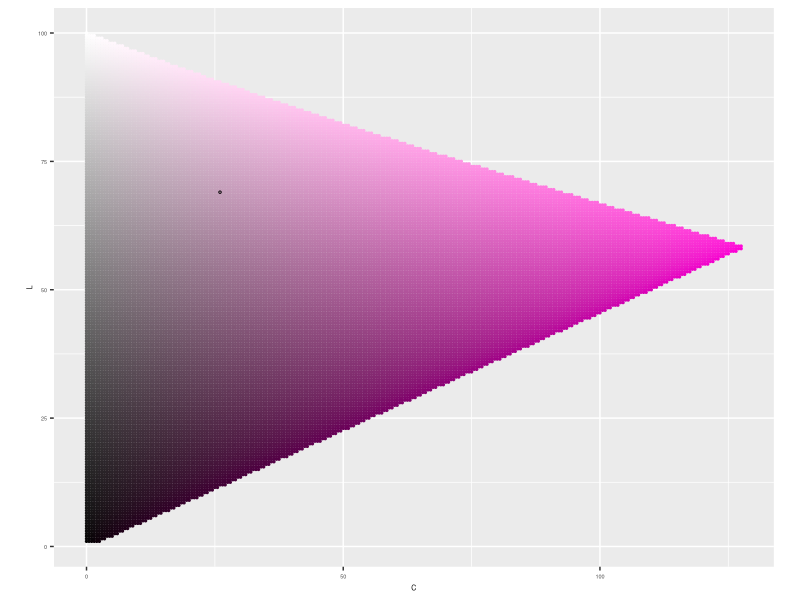
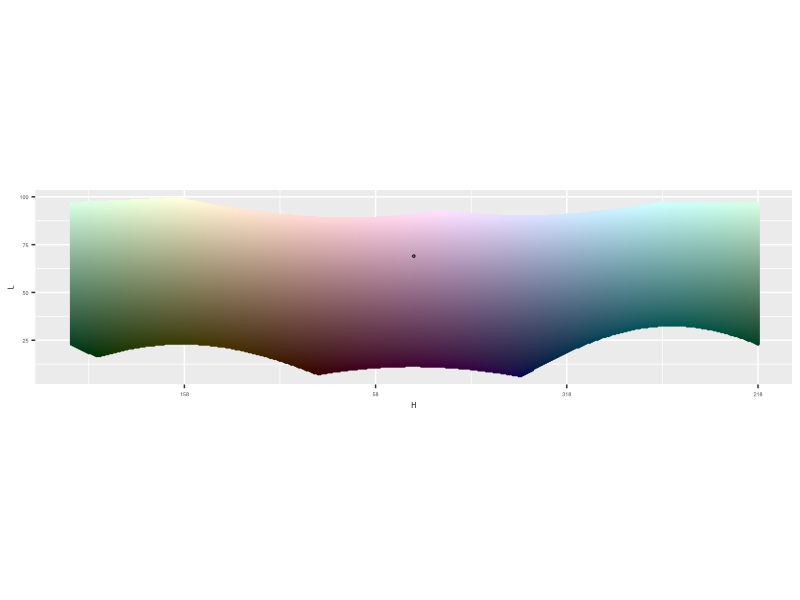
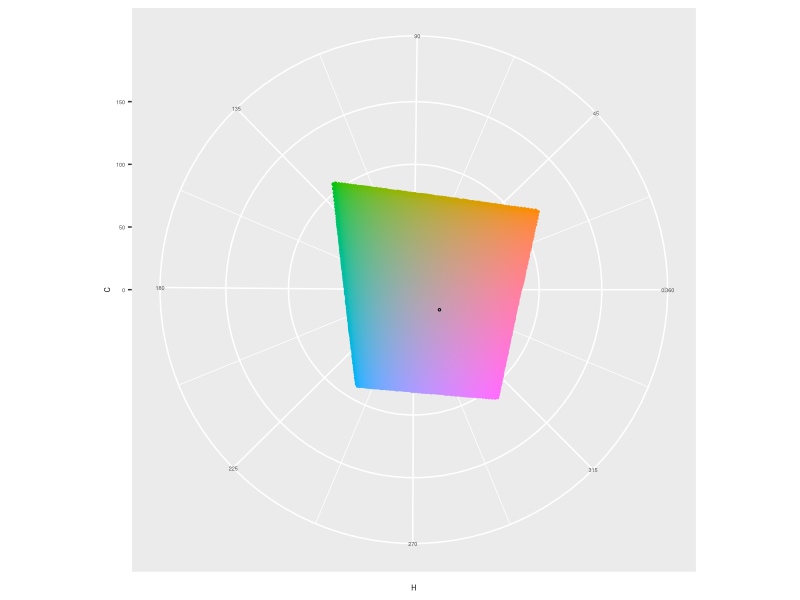
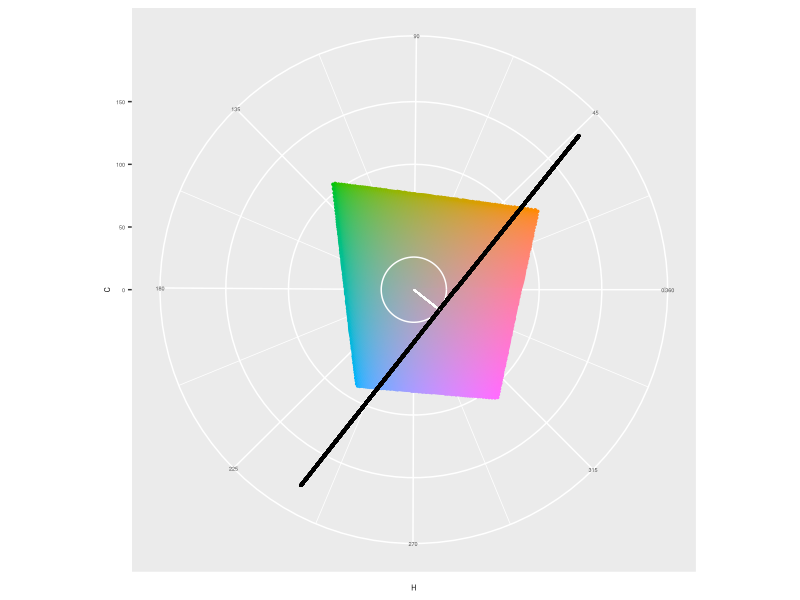
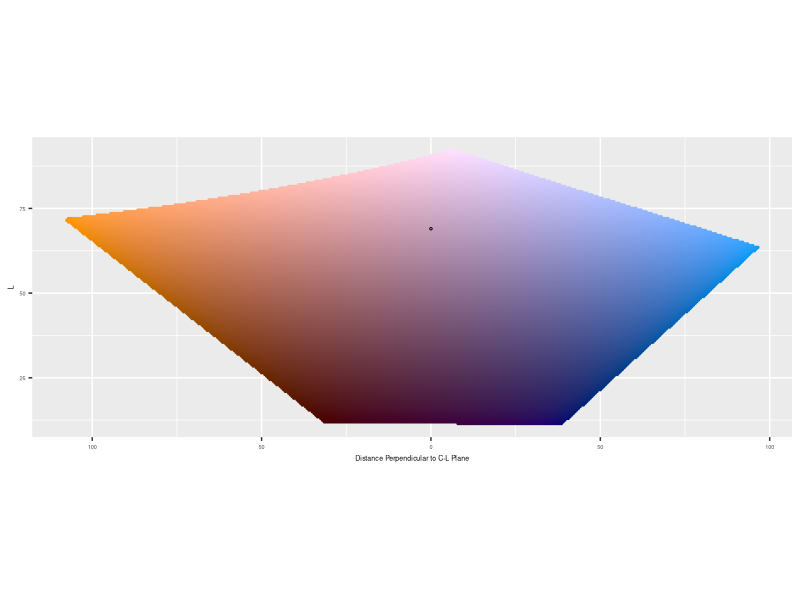
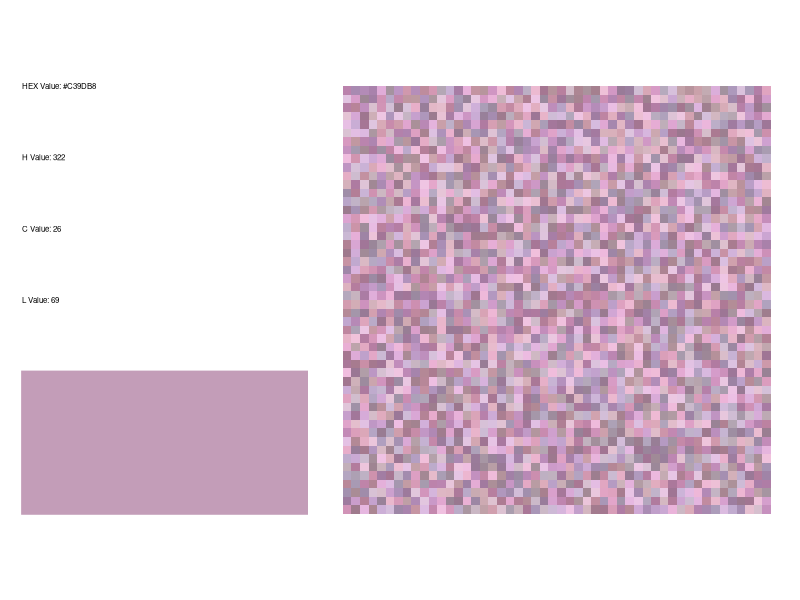
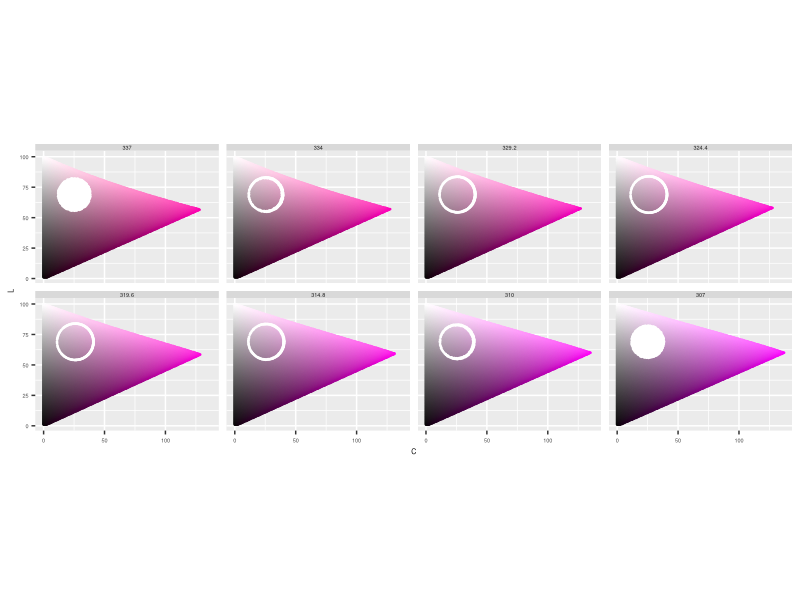
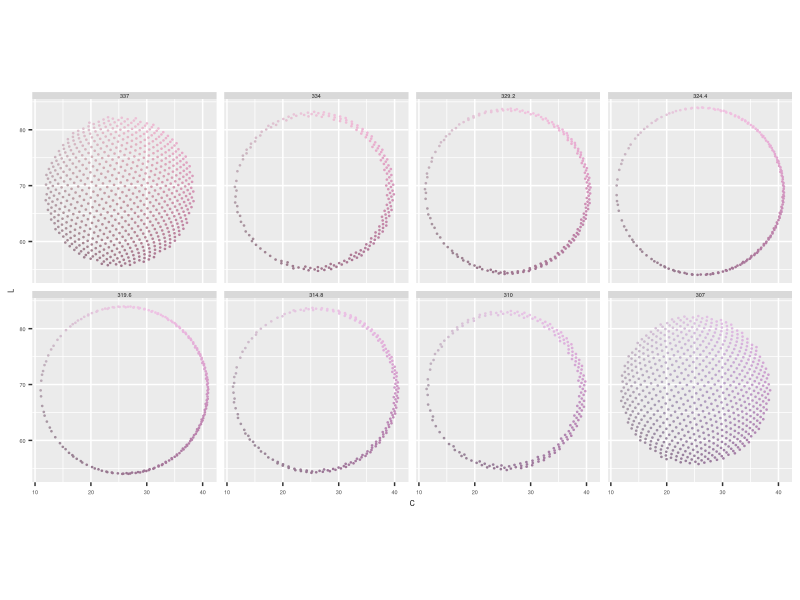

The R source for these figures, in order: (Note: a time limit stopped this script after it produced the figures.)
##---------
# Libraries
##---------
library(tidyverse)
library(patchwork)
library(colorspace)

##------------
# Pick a color
##------------
H_point <- 322
C_point <- 26
L_point <- 69

color_hex <- hcl(H_point, 
                 C_point, 
                 L_point,
                 fixup = FALSE)

##--------------------------------
# See color in H, C, L color space 
##--------------------------------
# C-L Plane ----
get_C_L_plane <- function(H_point) {
  expand_grid(H = H_point,
              C = seq(0, 180, .5),
              L = seq(1, 100, .5)) %>%
    mutate(color_value = hcl(H, C, L, fixup = FALSE)) %>%
    filter(!is.na(color_value))
}
C_L_plane <- get_C_L_plane(H_point)

graph_C_L_plane <- function(C_L_plane, color_hex) {
  ggplot() +
    geom_point(data = C_L_plane,
               aes(C, L, color = color_value, fill = color_value),
               size = .5) +
    scale_x_continuous(labels = abs) +
    scale_color_identity() +
    scale_fill_identity() +
    geom_point(aes(x = C_point,
                   y = L_point),
               color = 'black',
               fill = color_hex,
               shape = 21,
               size = .5) +
    coord_equal() +
    theme(text = element_text(size = 5))
}
graph_C_L_plane(C_L_plane, color_hex)
ggsave(here::here("output", "color_compare", "c_l_plane.jpeg"), 
       width = 2.5, height = max(C_L_plane$L) / max(C_L_plane$C) * 2.5)

# H-L Curve ----
get_H_L_curve <- function(C_point) {
  expand_grid(H = seq(1, 360, 1),
              C = C_point,
              L = seq(1, 100, .5)) %>%
    mutate(color_value = hcl(H, C, L, fixup = FALSE)) %>%
    filter(!is.na(color_value))
}
H_L_curve <- get_H_L_curve(C_point)

label_H_center <- function(H_point, ...) {
  function(x) {(x + (180 - H_point)) %% 360}
}

graph_H_L_curve <- function(H_L_curve, color_hex, H_point) {
  ggplot() +
    geom_point(data = H_L_curve,
               aes((H + (180 - H_point)) %% 360, L, 
                   color = color_value, fill = color_value),
               size = .5) +
    scale_color_identity() +
    scale_fill_identity() +
    geom_point(aes(x = 180, # Because we rotated points to not drop over edge
                   y = L_point),
               color = 'black',
               fill = color_hex,
               shape = 21,
               size = .5) +
    scale_x_reverse('H', # Like you're standing on the inside
                    labels = label_H_center(H_point = H_point),
                    limits = c(360, 0)) +
    coord_equal() +
    theme(text = element_text(size = 5))
}
graph_H_L_curve(H_L_curve, color_hex, H_point)
ggsave(here::here("output", "color_compare", "h_l_curve.jpeg"), 
       width = 2.5, height = max(H_L_curve$L) / max(H_L_curve$H) * 2.5)

# H-C plane ----
get_H_C_plane <- function(L_point){
  expand_grid(H = seq(1, 360, 1),
              C = seq(0, 180, .5),
              L = L_point) %>%
    mutate(color_value = hcl(H, C, L, fixup = FALSE)) %>%
    filter(!is.na(color_value))
}
H_C_plane <- get_H_C_plane(L_point)

graph_H_C_plane <- function(H_C_plane, color_hex) {
  ggplot() +
    geom_point(data = H_C_plane,
               aes(H, C, color = color_value, fill = color_value),
               size = .5) +
    scale_color_identity() +
    scale_fill_identity() +
    scale_x_continuous(breaks = seq(45, 360, 45),
                       minor_breaks = seq(0, 315, 45) + 45/2,
                       labels = c('45', '90', '135', '180', 
                                  '225', '270', '315', '0|360')) +
    scale_y_continuous(limits = c(0, 180)) +
    geom_point(aes(x = H_point,
                   y = C_point),
               color = 'black',
               fill = color_hex,
               shape = 21,
               size = .5) +
    coord_polar(start = 270 * pi / 180,
                direction = -1) +
    theme(text = element_text(size = 5))
}
graph_H_C_plane(H_C_plane, color_hex)
ggsave(here::here("output", "color_compare", "h_c_plane.jpeg"), 
       width = 2.5, height = 2.5)

# C tangent plane ----
C_circle <- data.frame(H = seq(1, 360),
                       C = C_point,
                       color_value = "white")
C_tangent_plane <- expand_grid(x = C_point, # Plane perpendicular to H at C
                               perpendicular_from_C_L = 
                                 seq(-sqrt(180^2 - C_point^2), sqrt(180^2 - C_point^2)),
                               L = seq(1, 100, 1)) %>%
  mutate(x_rotate = x * cos(H_point * pi/180) -  # rotate
           perpendicular_from_C_L * sin(H_point * pi/180),
         y_rotate = x * sin(H_point * pi/180) + 
           perpendicular_from_C_L * cos(H_point * pi/180)) %>%
  mutate(x = x_rotate,
         y = y_rotate) %>%
  select(-x_rotate, -y_rotate)  %>%
  mutate(H = (atan2(y, x) * 180/pi) %% 360,
         C = sqrt(x^2 + y^2)) %>%
  mutate(color_value = "white")
ggplot(data = H_C_plane,
       aes(H, C, color = color_value, fill = color_value)) +
  geom_point(size = .5) +
  scale_color_identity() +
  scale_fill_identity() +
  scale_x_continuous(breaks = seq(45, 360, 45),
                     minor_breaks = seq(0, 315, 45) + 45/2,
                     labels = c('45', '90', '135', '180', 
                                '225', '270', '315', '0|360')) +
  scale_y_continuous(limits = c(0, 180)) +
  geom_path(data = C_circle) +
  geom_segment(x = H_point,
               y = 0,
               xend = H_point,
               yend = C_point,
               col = "white") +
  geom_point(data = C_tangent_plane, col = "black",
             size = .5) +
  geom_point(x = H_point,
             y = C_point,
             color = 'black',
             fill = color_hex,
             shape = 21,
             size = .5) +
  coord_polar(start = 270 * pi / 180,
              direction = -1) +
  theme(text = element_text(size = 5))
ggsave(here::here("output", "color_compare", "c_tangent_plane_setup.jpeg"), 
       width = 2.5, height = 2.5)

get_C_tangent_plane <- function(H_point, C_point) {
  expand_grid(x = C_point, # Plane perpendicular to H at C
              perpendicular_from_C_L = seq(-180, 180, .5),
              L = seq(1, 100, .5)) %>%
    mutate(x_rotate = x * cos(H_point * pi/180) -  # rotate
             perpendicular_from_C_L * sin(H_point * pi/180),
           y_rotate = x * sin(H_point * pi/180) + 
             perpendicular_from_C_L * cos(H_point * pi/180)) %>%
    mutate(x = x_rotate,
           y = y_rotate) %>%
    select(-x_rotate, -y_rotate)  %>%
    mutate(H = (atan2(y, x) * 180/pi) %% 360,
           C = sqrt(x^2 + y^2)) %>%
    mutate(color_value = hcl(H, C, L, fixup = FALSE)) %>%
    filter(!is.na(color_value))
}
C_tangent_plane <- get_C_tangent_plane(H_point, C_point)

graph_C_tangent_plane <- function(C_tangent_plane, color_hex) {
  ggplot() +
    geom_point(data = C_tangent_plane,
               aes(perpendicular_from_C_L, L, 
                   color = color_value, fill = color_value),
               size = .5) +
    scale_color_identity() +
    scale_fill_identity() +
    scale_x_reverse("Distance Perpendicular to C-L Plane",
                    labels = abs) +
    geom_point(aes(x = 0,
                   y = L_point),
               color = 'black',
               fill = color_hex,
               shape = 21,
               size = .5) +
    coord_equal() +
    theme(text = element_text(size = 5))
}
graph_C_tangent_plane(C_tangent_plane, color_hex)
ggsave(here::here("output", "color_compare", "c_tangent_plane.jpeg"), 
       width = 2.5, height = max(C_tangent_plane$L) /
         (max(C_tangent_plane$perpendicular_from_C_L) * 2) * 2.5)

##------------------
# x, y, L perimeter
##------------------
width <- 15
n_color <- 50 ^ 2

# http://extremelearning.com.au/how-to-evenly-distribute-points-on-a-sphere-more-effectively-than-the-canonical-fibonacci-lattice/#more-3069
get_xyl_data <- function(H_point, C_point, L_point, width, n_color) {
  data.frame(theta = 2 * pi * seq(0, n_color - 1) / ((1 + sqrt(5)) / 2),
             phi = acos(1 - 2 * (seq(0, n_color - 1) + .5) / n_color)) %>%
    mutate(x = cos(theta) * sin(phi),
           y = sin(theta) * sin(phi),
           L = cos(phi)) %>%
    mutate(x = x * width + C_point * cos(H_point * pi/180),
           y = y * width + C_point * sin(H_point * pi/180),
           L = L * width + L_point) %>%
    mutate(H = (atan2(y, x) * 180/pi) %% 360,
           C = sqrt(x^2 + y^2)) %>%
    filter(L >= 0 & L <= 100 & C >= 0) %>%
    mutate(color_value = hcl(h = H,
                             c = C,
                             l = L)) %>%
    mutate(x = C * cos(H * pi/180),
           y = C * sin(H * pi/180)) %>%
    mutate(perpendicular_from_C_L = x * sin(-H_point * pi/180) + 
             y * cos(-H_point * pi/180),
           parallel_along_C_L = x * cos(-H_point * pi/180) - 
             y * sin(-H_point * pi/180)) %>%
    mutate(row_value = sample(row_number(), n()),
           col_value = ceiling(row_value / sqrt(n_color))) %>%
    mutate(row_value = (row_value %% sqrt(n_color)) + 1) %>%
    mutate(L_cut = as.character(
      cut(L, breaks = c(-Inf, seq(L_point - width, 
                                  L_point + width, 
                                  length.out = 7), 
                        Inf),
          labels = c(L_point - width, 
                     seq(L_point - (width * .8), 
                         L_point + (width * .8), 
                         length.out = 6), 
                     L_point + width))),
      C_cut = as.character(
        cut(C,
            breaks = c(-Inf, 
                       seq(C_point - width, 
                           C_point + width, 
                           length.out = 7), 
                       Inf),
            labels = c(C_point - width, 
                       seq(C_point - (width * .8), 
                           C_point + (width * .8), 
                           length.out = 6), 
                       C_point + width))),
      H_cut = as.character(
        cut((180 - abs(abs(H - H_point) - 180)) * 
              sign(180 - abs(H - H_point)) * 
              sign(H - H_point),
            breaks = c(-Inf, 
                       seq(0 - width, 
                           0 + width, 
                           length.out = 7), 
                       Inf),
            labels = c(H_point - width, 
                       seq(H_point - (width * .8), 
                           H_point + (width * .8), 
                           length.out = 6), 
                       H_point + width) %% 360)),
      perpendicular_from_C_L_cut = as.character(
        cut(perpendicular_from_C_L,
            breaks = c(-Inf, seq(0 - width, 
                                 0 + width, 
                                 length.out = 7), 
                       Inf),
            labels = c(0 - width, 
                       seq(0 - (width * .8), 
                           0 + (width * .8), 
                           length.out = 6), 
                       0 + width))),
      parallel_along_C_L_cut = as.character(
        cut(parallel_along_C_L,
            breaks = c(-Inf, 
                       seq(C_point - width, 
                           C_point + width, 
                           length.out = 7), 
                       Inf),
            labels = c(C_point - width, 
                       seq(C_point - (width * .8), 
                           C_point + (width * .8), 
                           length.out = 6), 
                       C_point + width)))) %>%
    mutate(L_cut = as.factor(as.numeric(L_cut)),
           C_cut = as.factor(as.numeric(C_cut)),
           H_cut = as.factor(as.numeric(H_cut)),
           perpendicular_from_C_L_cut = 
             as.factor(as.numeric(perpendicular_from_C_L_cut)),
           parallel_along_C_L_cut = 
             as.factor(as.numeric(parallel_along_C_L_cut))) %>%
    mutate(H_cut = fct_expand(H_cut, 
                              as.character(c(H_point - width, 
                                             seq(H_point - (width * .8), 
                                                 H_point + (width * .8), 
                                                 length.out = 6), 
                                             H_point + width) %% 360)),
           perpendicular_from_C_L_cut = 
             fct_expand(perpendicular_from_C_L_cut,
                        as.character(c(0 - width, 
                                       seq(0 - (width * .8), 
                                           0 + (width * .8), 
                                           length.out = 6), 
                                       0 + width)))) %>%
    mutate(H_cut = fct_relevel(H_cut, 
                               as.character(c(H_point - width, 
                                              seq(H_point - (width * .8), 
                                                  H_point + (width * .8), 
                                                  length.out = 6), 
                                              H_point + width) %% 360)),
           perpendicular_from_C_L_cut = 
             fct_relevel(perpendicular_from_C_L_cut,
                         as.character(c(0 - width, 
                                        seq(0 - (width * .8), 
                                            0 + (width * .8), 
                                            length.out = 6), 
                                        0 + width)))) %>%
    mutate(H_cut = fct_rev(H_cut),
           perpendicular_from_C_L_cut = fct_rev(perpendicular_from_C_L_cut))
}

xyl <- get_xyl_data(H_point, C_point, L_point, width, n_color)

graph_info <- function(H_point, C_point, L_point) {
  color_hex <- hcl(H_point, 
                   C_point,
                   L_point,
                   fixup = FALSE)
  
  ggplot() +
    geom_rect(aes(xmin = 0, xmax = 1,
                  ymin = 0, ymax = .5), col = color_hex, fill = color_hex) +
    geom_text(data = data.frame(x = 0,
                                y = seq(1.5, .75, -.25),
                                label = c(paste("HEX Value:", color_hex), 
                                          paste("H Value:", H_point),
                                          paste("C Value:", C_point),
                                          paste("L Value:", L_point))),
              aes(x, y, label = label), hjust = 0, size = 2) +
    coord_equal() +
    theme_void()
}

graph_sample <- function(color_points) {
  ggplot(data = color_points,
         aes(x = row_value,
             y = col_value,
             fill = color_value)) +
    geom_tile() +
    coord_equal() +
    scale_fill_identity() +
    theme_void()
}

p1 <- graph_info(H_point, C_point, L_point)
p2 <- graph_sample(xyl)
p1 + p2
ggsave(here::here("output", "color_compare", "xyl_info.jpeg"), 
       width = 2.5, height = 1.5)

# C L plane by H
graph_C_L_by_H <- function(color_points) {
  ggplot(data = color_points, aes(C, L, 
                                  col = color_value, fill = color_value)) +
    geom_point(size = .25) +
    scale_color_identity() +
    scale_fill_identity() +
    facet_wrap(~ H_cut, nrow = 2) +
    coord_equal() +
    theme(text = element_text(size = 5),
          strip.text = element_text(margin = unit(c(0, 0, 0, 0), "null")))
}

get_C_L_plane_by_H <- function(color_points, H_point, width) {
  map_dfr(as.numeric(as.character(unique(color_points$H_cut))), 
          get_C_L_plane) %>%
    mutate(H_cut = as.factor(H)) %>%
    mutate(H_cut = fct_expand(H_cut, 
                              as.character(c(H_point - width, 
                                             seq(H_point - (width * .8), 
                                                 H_point + (width * .8), 
                                                 length.out = 6), 
                                             H_point + width) %% 360))) %>%
    mutate(H_cut = fct_relevel(H_cut, 
                               as.character(c(H_point - width, 
                                              seq(H_point - (width * .8), 
                                                  H_point + (width * .8), 
                                                  length.out = 6), 
                                              H_point + width) %% 360))) %>%
    mutate(H_cut = fct_rev(H_cut))
}
C_L_plane_by_H <- get_C_L_plane_by_H(xyl, H_point, width)

graph_C_L_plane_by_H <- function(C_L_plane, color_points) {
  ggplot() +
    geom_point(data = C_L_plane,
               aes(C, L, color = color_value, fill = color_value),
               size = .25) +
    geom_point(data = color_points,
               aes(C, L, color = "white", fill = "white"),
               size = .25) +
    scale_x_continuous(labels = abs) +
    scale_color_identity() +
    scale_fill_identity() +
    facet_wrap(~ H_cut, nrow = 2) +
    coord_equal() +
    theme(text = element_text(size = 5),
          strip.text = element_text(margin = unit(c(0, 0, 0, 0), "null")))
}
graph_C_L_plane_by_H(C_L_plane_by_H, xyl)
ggsave(here::here("output", "color_compare", "xyl_c_l_plane.jpeg"), 
       width = 2.5, height = 1.25)
graph_C_L_by_H(xyl)
ggsave(here::here("output", "color_compare", "xyl_c_l.jpeg"), 
       width = 2.5, height = 1.5)

# H L curve
graph_H_L_by_C <- function(color_points, H_point) {
  ggplot(data = color_points, aes((H + (180 - H_point)) %% 360, L, 
                                  color = color_value, fill = color_value)) +
    geom_point(size = .25) +
    scale_color_identity() +
    scale_fill_identity() +
    scale_x_reverse('H', # Like you're standing on the inside
                    labels = label_H_center(H_point = H_point)) +
    facet_wrap(~ C_cut, nrow = 2) +
    coord_equal() +
    theme(text = element_text(size = 5),
          strip.text = element_text(margin = unit(c(0, 0, 0, 0), "null")))
}

get_H_L_curve_by_C <- function(color_points) {
  map_dfr(as.numeric(as.character(
    unique(color_points$C_cut))), get_H_L_curve) %>%
    mutate(C_cut = as.factor(C))
}
H_L_curve_by_C <- get_H_L_curve_by_C(xyl)

graph_H_L_curve_by_C <- function(H_L_curve_by_C, color_points, H_point) {
  ggplot() +
    geom_point(data = H_L_curve_by_C,
               aes((H + (180 - H_point)) %% 360, L, 
                   color = color_value, fill = color_value),
               size = .25) +
    geom_point(data = color_points,
               aes((H + (180 - H_point)) %% 360, L, 
                   color = "white", fill = "white"),
               size = .25) +
    scale_color_identity() +
    scale_fill_identity() +
    scale_x_reverse('H', # Like you're standing on the inside
                    labels = label_H_center(H_point = H_point),
                    limits = c(360, 0)) +
    facet_wrap(~ C_cut, nrow = 2) +
    coord_equal() +
    theme(text = element_text(size = 5),
          strip.text = element_text(margin = unit(c(0, 0, 0, 0), "null")))
}
graph_H_L_curve_by_C(H_L_curve_by_C, xyl, H_point)
ggsave(here::here("output", "color_compare", "xyl_h_l_curve.jpeg"), 
       width = 2.5, height = 1)
graph_H_L_by_C(xyl, H_point)
ggsave(here::here("output", "color_compare", "xyl_h_l.jpeg"), 
       width = 2.5, height = 1.25)

# H C plane by L
graph_x_y_by_L <- function(color_points, H_point) {
  ggplot(data = color_points, aes(x, y, 
                                  col = color_value, fill = color_value)) +
    geom_abline(slope = c(tan(-67.5 * pi/180), 
                          tan(-45 * pi/180), 
                          tan(-22.5 * pi/180),
                          0, 100000,
                          tan(22.5 * pi/180), 
                          tan(45 * pi/180), 
                          tan(67.5 * pi/180)), 
                intercept = 0,
                color = "white") +
    geom_abline(slope = tan(H_point * pi/180), 
                intercept = 0,
                color = "black") +
    geom_point(size = .25) +
    scale_color_identity() +
    scale_fill_identity() +
    facet_wrap(~ L_cut, nrow = 2) +
    coord_equal() +
    theme(axis.line=element_blank(), axis.text.x=element_blank(),
          axis.text.y=element_blank(), axis.ticks=element_blank(),
          axis.title.x=element_blank(), axis.title.y=element_blank(),
          panel.grid.major=element_blank(), panel.grid.minor=element_blank(),
          strip.text = element_text(margin = unit(c(0, 0, 0, 0), "null")))
}

get_H_C_plane_by_L <- function(color_points) {
  map_dfr(as.numeric(
    as.character(unique(color_points$L_cut))), get_H_C_plane) %>%
    mutate(L_cut = as.factor(L))
}
H_C_plane_by_L <- get_H_C_plane_by_L(xyl)

graph_H_C_plane_by_L <- function(H_C_plane_by_L, color_points) {
  ggplot() +
    geom_point(data = H_C_plane_by_L,
               aes(H, C, color = color_value, fill = color_value),
               size = .25) +
    geom_point(data = color_points,
               aes(H , C, color = "white", fill = "white"),
               size = .25) +
    scale_color_identity() +
    scale_fill_identity() +
    scale_x_continuous(breaks = seq(45, 360, 45),
                       minor_breaks = seq(0, 315, 45) + 45/2,
                       labels = c('45', '90', '135', '180', 
                                  '225', '270', '315', '0|360')) +
    scale_y_continuous(limits = c(0, 180)) +
    facet_wrap(~ L_cut, nrow = 2) +
    coord_polar(start = 270 * pi / 180,
                direction = -1) +
    theme(text = element_text(size = 5),
          strip.text = element_text(margin = unit(c(0, 0, 0, 0), "null")))
}
graph_H_C_plane_by_L(H_C_plane_by_L, xyl)
ggsave(here::here("output", "color_compare", "xyl_h_c_plane.jpeg"), 
       width = 2.5, height = 2)
graph_x_y_by_L(xyl, H_point)
ggsave(here::here("output", "color_compare", "xyl_h_c.jpeg"), 
       width = 2.5, height = 1.5)

# C tangent plane
label_perpendicular_from_C_L_cut<- function(x) {
  as.character(abs(as.numeric(x)))
}

graph_parallel_perpendicular_by_L <- function(color_points) {
  ggplot(data = color_points, 
         aes(x = parallel_along_C_L,
             y = perpendicular_from_C_L,
             color = color_value)) +
    geom_point(size = .25) +
    scale_color_identity() +
    scale_y_continuous("Distance Perpendicular to C-L Plane", # similar to H
                       labels = abs) +
    labs(x = "Distance Parallel to C-L Plane") + # similar to C
    facet_wrap(~ L_cut, nrow = 2) +
    coord_equal() +
    theme(text = element_text(size = 5),
          strip.text = element_text(margin = unit(c(0, 0, 0, 0), "null")))
}
graph_parallel_perpendicular_by_L(xyl)
ggsave(here::here("output", "color_compare", "xyl_par_per.jpeg"), 
       width = 2.5, height = 2)

graph_perpendicular_L_by_parallel <- function(color_points) {
  ggplot(data = color_points, 
         aes(x = perpendicular_from_C_L,
             y = L,
             color = color_value)) +
    geom_point(size = .25) +
    scale_color_identity() +
    scale_x_continuous("Distance Perpendicular to C-L Plane",
                       labels = abs) +
    scale_y_continuous(labels = abs) +
    facet_wrap(~ parallel_along_C_L_cut, nrow = 2) +
    coord_equal() +
    theme(text = element_text(size = 5),
          strip.text = element_text(margin = unit(c(0, 0, 0, 0), "null")))
}
graph_perpendicular_L_by_parallel(xyl)
ggsave(here::here("output", "color_compare", "xyl_per_l.jpeg"), 
       width = 2.5, height = 2)

graph_parallel_L_by_perpendicular <- function(color_points) {
  ggplot(data = color_points, 
         aes(x = parallel_along_C_L,
             y = L,
             color = color_value)) +
    geom_point(size = .25) +
    scale_color_identity() +
    labs(x = "Distance Parallel to C-L Plane") +
    facet_wrap(~ perpendicular_from_C_L_cut, nrow = 2,
               labeller = as_labeller(label_perpendicular_from_C_L_cut)) +
    coord_equal() +
    theme(text = element_text(size = 5),
          strip.text = element_text(margin = unit(c(0, 0, 0, 0), "null")))
}
graph_parallel_L_by_perpendicular(xyl)
ggsave(here::here("output", "color_compare", "xyl_par_l.jpeg"), 
       width = 2.5, height = 2)

##------------------
# H, C, L, perimeter
##------------------
get_hcl_data <- function(H_point, C_point, L_point, width, n_color) {
 data.frame(theta = 2 * pi * seq(0, n_color - 1) / ((1 + sqrt(5)) / 2),
                  phi = acos(1 - 2 * (seq(0, n_color - 1) + .5) / n_color)) %>%
  mutate(H = cos(theta) * sin(phi),
         C = sin(theta) * sin(phi),
         L = cos(phi)) %>%
  mutate(H = H * width + H_point,
         C = C * width + C_point,
         L = L * width + L_point) %>%
  mutate(H = H %% 360) %>% # not really needed except for graphs
  filter(L >= 0 & L <= 100 & C >= 0) %>%
  mutate(color_value = hcl(h = H,
                           c = C,
                           l = L)) %>%
  mutate(x = C * cos(H * pi/180),
         y = C * sin(H * pi/180)) %>%
  mutate(perpendicular_from_C_L = x * sin(-H_point * pi/180) + 
           y * cos(-H_point * pi/180), # not a C value since we didn't rotate by H
         parallel_along_C_L = x * cos(-H_point * pi/180) - 
           y * sin(-H_point * pi/180)) %>%
  mutate(row_value = sample(row_number(), n()),
         col_value = ceiling(row_value / sqrt(n_color))) %>%
  mutate(row_value = (row_value %% sqrt(n_color)) + 1) %>%
  mutate(L_cut = as.character(
    cut(L, breaks = c(-Inf, seq(L_point - width, 
                                L_point + width, 
                                length.out = 7), 
                      Inf),
        labels = c(L_point - width, 
                   seq(L_point - (width * .8), 
                       L_point + (width * .8), 
                       length.out = 6), 
                   L_point + width))),
         C_cut = as.character(
           cut(C,
               breaks = c(-Inf, 
                          seq(C_point - width, 
                              C_point + width, 
                              length.out = 7), 
                          Inf),
               labels = c(C_point - width, 
                          seq(C_point - (width * .8), 
                              C_point + (width * .8), 
                              length.out = 6), 
                          C_point + width))),
         H_cut = as.character(
           cut((180 - abs(abs(H - H_point) - 180)) * 
                 sign(180 - abs(H - H_point)) * 
                 sign(H - H_point),
               breaks = c(-Inf, 
                          seq(0 - width, 
                              0 + width, 
                              length.out = 7), 
                          Inf),
               labels = c(H_point - width, 
                          seq(H_point - (width * .8), 
                              H_point + (width * .8), 
                              length.out = 6), 
                          H_point + width) %% 360)),
         perpendicular_from_C_L_cut = as.character(
           cut(perpendicular_from_C_L,
               breaks = c(-Inf, seq(0 - width, 
                                    0 + width, 
                                    length.out = 7), 
                          Inf),
               labels = c(0 - width, 
                          seq(0 - (width * .8), 
                              0 + (width * .8), 
                              length.out = 6), 
                          0 + width))),
         parallel_along_C_L_cut = as.character(
           cut(parallel_along_C_L,
               breaks = c(-Inf, 
                          seq(C_point - width, 
                              C_point + width, 
                              length.out = 7), 
                          Inf),
               labels = c(C_point - width, 
                          seq(C_point - (width * .8), 
                              C_point + (width * .8), 
                              length.out = 6), 
                          C_point + width)))) %>%
  mutate(L_cut = as.factor(as.numeric(L_cut)),
         C_cut = as.factor(as.numeric(C_cut)),
         H_cut = as.factor(as.numeric(H_cut)),
         perpendicular_from_C_L_cut = 
           as.factor(as.numeric(perpendicular_from_C_L_cut)),
         parallel_along_C_L_cut = 
           as.factor(as.numeric(parallel_along_C_L_cut))) %>%
  mutate(H_cut = fct_expand(H_cut, 
                            as.character(c(H_point - width, 
                                           seq(H_point - (width * .8), 
                                               H_point + (width * .8), 
                                               length.out = 6), 
                                           H_point + width) %% 360)),
         perpendicular_from_C_L_cut = 
           fct_expand(perpendicular_from_C_L_cut,
                      as.character(c(0 - width, 
                                     seq(0 - (width * .8), 
                                         0 + (width * .8), 
                                         length.out = 6), 
                                     0 + width)))) %>%
  mutate(H_cut = fct_relevel(H_cut, 
                             as.character(c(H_point - width, 
                                            seq(H_point - (width * .8), 
                                                H_point + (width * .8), 
                                                length.out = 6), 
                                            H_point + width) %% 360)),
         perpendicular_from_C_L_cut = 
           fct_relevel(perpendicular_from_C_L_cut,
                      as.character(c(0 - width, 
                                     seq(0 - (width * .8), 
                                         0 + (width * .8), 
                                         length.out = 6), 
                                     0 + width)))) %>%
  mutate(H_cut = fct_rev(H_cut),
         perpendicular_from_C_L_cut = fct_rev(perpendicular_from_C_L_cut))
}

hcl <- get_hcl_data(H_point, C_point, L_point, width, n_color)

p1 <- graph_info(H_point, C_point, L_point)
p2 <- graph_sample(hcl)
p1 + p2
ggsave(here::here("output", "color_compare", "hcl_info.jpeg"), 
       width = 2.5, height = 1.5)

# C L plane by H
C_L_plane_by_H <- get_C_L_plane_by_H(hcl, H_point, width)
graph_C_L_by_H(hcl)
ggsave(here::here("output", "color_compare", "hcl_c_l.jpeg"), 
       width = 2.5, height = 2)
graph_C_L_plane_by_H(C_L_plane_by_H, hcl)
ggsave(here::here("output", "color_compare", "hcl_c_l_plane.jpeg"), 
       width = 2.5, height = 1.5)

# H L curve
H_L_curve_by_C <- get_H_L_curve_by_C(hcl)
graph_H_L_by_C(hcl, H_point)
ggsave(here::here("output", "color_compare", "hcl_h_l.jpeg"), 
       width = 2.5, height = 2)
graph_H_L_curve_by_C(H_L_curve_by_C, hcl, H_point)
ggsave(here::here("output", "color_compare", "hcl_h_l_curve.jpeg"), 
       width = 2.5, height = 1.5)

# H C plane by L
H_C_plane_by_L <- get_H_C_plane_by_L(hcl)
graph_x_y_by_L(hcl, H_point)
ggsave(here::here("output", "color_compare", "hcl_h_c.jpeg"), 
       width = 2.5, height = 1.5)
graph_H_C_plane_by_L(H_C_plane_by_L, hcl)
ggsave(here::here("output", "color_compare", "hcl_h_c_plane.jpeg"), 
       width = 2.5, height = 2)

# C tangent plane
graph_parallel_perpendicular_by_L(hcl)
ggsave(here::here("output", "color_compare", "hcl_par_per.jpeg"), 
       width = 2.5, height = 1.5)

graph_perpendicular_L_by_parallel(hcl)
ggsave(here::here("output", "color_compare", "hcl_per_l.jpeg"), 
       width = 2.5, height = 3)

graph_parallel_L_by_perpendicular(hcl)
ggsave(here::here("output", "color_compare", "hcl_par_l.jpeg"), 
       width = 2.5, height = 2.5)

##-------
# Compare
##-------
compare <- rbind(xyl[, c('H', 'C', 'L', 'x', 'y', 
                         'H_cut', 'C_cut', 'L_cut', 
                         'perpendicular_from_C_L', 'parallel_along_C_L', 
                         'perpendicular_from_C_L_cut', 'parallel_along_C_L_cut',
                         'row_value', 'col_value', 'color_value')],
                 hcl[, c('H', 'C', 'L', 'x', 'y', 
                         'H_cut', 'C_cut', 'L_cut', 
                         'perpendicular_from_C_L', 'parallel_along_C_L', 
                         'perpendicular_from_C_L_cut', 'parallel_along_C_L_cut',
                         'row_value', 'col_value', 'color_value')]) %>%
  mutate(setting = c(rep('XYL', n_color), rep('HCL', n_color))) 

# C L plane
graph_C_L_by_H_comparison <- function(color_points) {
  ggplot(data = color_points, aes(C, L, col = setting)) +
    geom_point(alpha = .5,
               size = .25) +
    facet_wrap(~ H_cut, nrow = 2) +
    coord_equal() +
    scale_color_discrete("") +
    theme(legend.position = "bottom",
          text = element_text(size = 5),
          strip.text = element_text(margin = unit(c(0, 0, 0, 0), "null")),
          legend.margin=margin(0, 0, 0, 0),
          legend.box.margin=margin(-10, -10, -10, -10),
          legend.key.size = unit(.1, 'in'))
}
graph_C_L_by_H_comparison(compare)
ggsave(here::here("output", "color_compare", "compare_c_l.jpeg"), 
       width = 2.5, height = 1.75)

# H L curve
graph_H_L_by_C_comparison <- function(color_points, H_point) {
  ggplot(data = color_points, 
         aes((H + (180 - H_point)) %% 360, L, color = setting)) +
    geom_point(alpha = .5,
               size = .25) +
    scale_x_reverse('H',
                    labels = label_H_center(H_point = H_point)) +
    facet_wrap(~ C_cut, nrow = 2) +
    coord_equal() +
    scale_color_discrete("") +
    theme(legend.position = "bottom",
          text = element_text(size = 5),
          strip.text = element_text(margin = unit(c(0, 0, 0, 0), "null")),
          legend.margin=margin(0, 0, 0, 0),
          legend.box.margin=margin(-10, -10, -10, -10),
          legend.key.size = unit(.1, 'in'))
}
graph_H_L_by_C_comparison(compare, H_point)
ggsave(here::here("output", "color_compare", "compare_h_l.jpeg"), 
       width = 2.5, height = 1.25)

# H C plane
graph_x_y_by_L_comparison <- function(color_points, H_point) {
  ggplot(data = color_points, aes(x, y, col = setting)) +
    geom_abline(slope = c(tan(-67.5 * pi/180), 
                          tan(-45 * pi/180), 
                          tan(-22.5 * pi/180),
                          0, 100000,
                          tan(22.5 * pi/180), 
                          tan(45 * pi/180), 
                          tan(67.5 * pi/180)), 
                intercept = 0,
                color = "white") +
    geom_abline(slope = tan(H_point * pi/180), 
                intercept = 0,
                color = "black") +
    geom_point(alpha = .5,
               size = .25) +
    facet_wrap(~ L_cut, nrow = 2) +
    coord_equal() +
    scale_color_discrete("") +
    theme(legend.position = "bottom",
          text = element_text(size = 5),
          strip.text = element_text(margin = unit(c(0, 0, 0, 0), "null")),
          legend.margin=margin(0, 0, 0, 0),
          legend.box.margin=margin(-10, -10, -10, -10),
          legend.key.size = unit(.1, 'in'),
          axis.line=element_blank(), axis.text.x=element_blank(),
          axis.text.y=element_blank(), axis.ticks=element_blank(),
          axis.title.x=element_blank(), axis.title.y=element_blank(),
          panel.grid.major=element_blank(), panel.grid.minor=element_blank())
}
graph_x_y_by_L_comparison(compare, H_point)
ggsave(here::here("output", "color_compare", "compare_h_c.jpeg"), 
       width = 2.5, height = 2)

# C tangent plane
graph_parallel_perpendicular_by_L_comparison <- function(color_points) {
  ggplot(data = color_points, 
         aes(x = parallel_along_C_L,
             y = perpendicular_from_C_L,
             color = setting)) +
    geom_point(alpha = .5,
               size = .25) +
    scale_y_continuous("Distance Perpendicular to C-L Plane",
                       labels = abs) +
    labs(x = "Distance Parallel to C-L Plane") +
    facet_wrap(~ L_cut, nrow = 2) +
    coord_equal() +
    scale_color_discrete("") +
    theme(legend.position = "bottom",
          text = element_text(size = 5),
          strip.text = element_text(margin = unit(c(0, 0, 0, 0), "null")),
          legend.margin=margin(0, 0, 0, 0),
          legend.box.margin=margin(-10, -10, -10, -10),
          legend.key.size = unit(.1, 'in'))
}
graph_parallel_perpendicular_by_L_comparison(compare)
ggsave(here::here("output", "color_compare", "compare_par_per.jpeg"), 
       width = 2.5, height = 2)

graph_perpendicular_L_by_parallel_comparison <- function(color_points) {
  ggplot(data = color_points, 
         aes(x = perpendicular_from_C_L,
             y = L,
             color = setting)) +
    geom_point(alpha = .5,
               size = .25) +
    scale_x_continuous("Distance Perpendicular to C-L Plane", 
            labels = abs) +
    scale_y_continuous(labels = abs) +
    facet_wrap(~ parallel_along_C_L_cut, nrow = 2) +
    coord_equal() +
    scale_color_discrete("") +
    theme(legend.position = "bottom",
          text = element_text(size = 5),
          strip.text = element_text(margin = unit(c(0, 0, 0, 0), "null")),
          legend.margin=margin(0, 0, 0, 0),
          legend.box.margin=margin(-10, -10, -10, -10),
          legend.key.size = unit(.1, 'in'))
}
graph_perpendicular_L_by_parallel_comparison(compare)
ggsave(here::here("output", "color_compare", "compare_per_l.jpeg"), 
       width = 2.5, height = 2)

graph_parallel_L_by_perpendicular_comparison <- function(color_points) {
  ggplot(data = color_points, 
         aes(x = parallel_along_C_L,
             y = L,
             color = setting)) +
    geom_point(alpha = .5,
               size = .25) +
    labs(x = "Distance Parallel to C-L Plane") +
    facet_wrap(~ perpendicular_from_C_L_cut, nrow = 2,
               labeller = as_labeller(label_perpendicular_from_C_L_cut)) +
    coord_equal() +
    scale_color_discrete("") +
    theme(legend.position = "bottom",
          text = element_text(size = 5),
          strip.text = element_text(margin = unit(c(0, 0, 0, 0), "null")),
          legend.margin=margin(0, 0, 0, 0),
          legend.box.margin=margin(-10, -10, -10, -10),
          legend.key.size = unit(.1, 'in'))
}
graph_parallel_L_by_perpendicular_comparison(compare)
ggsave(here::here("output", "color_compare", "compare_par_l.jpeg"), 
       width = 2.5, height = 2)

compare <- compare %>%
  group_by(setting) %>%
  arrange((180 - abs(abs(H - H_point) - 180)) * 
            sign(180 - abs(H - H_point)) * sign(H - H_point)) %>%
  mutate(col_value = ceiling(row_number() / sqrt(n_color))) %>%
  arrange(col_value, L) %>%
  group_by(setting, col_value) %>%
  mutate(row_value = row_number())

ggplot(data = compare,
       aes(x = col_value,
           y = row_value,
           fill = color_value)) +
  geom_tile() +
  coord_equal() +
  scale_fill_identity() +
  theme_void() +
  facet_grid(~setting) +
  theme(text = element_text(size = 5))
ggsave(here::here("output", "color_compare", "compare_samples.jpeg"), 
       width = 2.5, height = 1.25)

compare <- compare %>%
  group_by(setting) %>%
  arrange((180 - abs(abs(H - H_point) - 180)) * 
            sign(180 - abs(H - H_point)) * sign(H - H_point)) %>%
  mutate(col_value = ceiling(row_number() / sqrt(n_color))) %>%
  arrange(col_value, C) %>%
  group_by(setting, col_value) %>%
  mutate(row_value = row_number())

ggplot(data = compare,
       aes(x = col_value,
           y = row_value,
           fill = color_value)) +
  geom_tile() +
  coord_equal() +
  scale_fill_identity() +
  theme_void() +
  facet_grid(~setting) +
  theme(text = element_text(size = 5))
ggsave(here::here("output", "color_compare", "compare_samples2.jpeg"), 
       width = 2.5, height = 1.25)

## Try lower value of C ----
C_point <- 16

xyl <- get_xyl_data(H_point, C_point, L_point, width, n_color)

hcl <- get_hcl_data(H_point, C_point, L_point, width, n_color)

compare <- rbind(xyl[, c('H', 'C', 'L', 'x', 'y', 
                         'H_cut', 'C_cut', 'L_cut', 
                         'perpendicular_from_C_L', 'parallel_along_C_L', 
                         'perpendicular_from_C_L_cut', 'parallel_along_C_L_cut',
                         'row_value', 'col_value', 'color_value')],
                 hcl[, c('H', 'C', 'L', 'x', 'y', 
                         'H_cut', 'C_cut', 'L_cut', 
                         'perpendicular_from_C_L', 'parallel_along_C_L', 
                         'perpendicular_from_C_L_cut', 'parallel_along_C_L_cut',
                         'row_value', 'col_value', 'color_value')]) %>%
  mutate(setting = c(rep('XYL', n_color), rep('HCL', n_color))) 

# C L plane
graph_C_L_by_H_comparison(compare)
ggsave(here::here("output", "color_compare", "C_lower_c_l.jpeg"), 
       width = 2.5, height = 1.75)

# H L curve
graph_H_L_by_C_comparison(compare, H_point)
ggsave(here::here("output", "color_compare", "C_lower_h_l.jpeg"), 
       width = 2.5, height = 1.25)

# H C plane
graph_x_y_by_L_comparison(compare, H_point)
ggsave(here::here("output", "color_compare", "C_lower_h_c.jpeg"), 
       width = 2.5, height = 2)

# C tangent plane
graph_parallel_perpendicular_by_L_comparison(compare)
ggsave(here::here("output", "color_compare", "C_lower_par_per.jpeg"), 
       width = 2.5, height = 2)

graph_perpendicular_L_by_parallel_comparison(compare)
ggsave(here::here("output", "color_compare", "C_lower_per_l.jpeg"), 
       width = 2.5, height = 2)

graph_parallel_L_by_perpendicular_comparison(compare)
ggsave(here::here("output", "color_compare", "C_lower_par_l.jpeg"), 
       width = 2.5, height = 2)

compare <- compare %>%
  group_by(setting) %>%
  arrange((180 - abs(abs(H - H_point) - 180)) * 
            sign(180 - abs(H - H_point)) * sign(H - H_point)) %>%
  mutate(col_value = ceiling(row_number() / sqrt(n_color))) %>%
  arrange(col_value, L) %>%
  group_by(setting, col_value) %>%
  mutate(row_value = row_number())

ggplot(data = compare,
       aes(x = col_value,
           y = row_value,
           fill = color_value)) +
  geom_tile() +
  coord_equal() +
  scale_fill_identity() +
  theme_void() +
  facet_grid(~setting) +
  theme(text = element_text(size = 5))
ggsave(here::here("output", "color_compare", "C_lower_samples.jpeg"), 
       width = 2.5, height = 1.25)

compare <- compare %>%
  group_by(setting) %>%
  arrange((180 - abs(abs(H - H_point) - 180)) * 
            sign(180 - abs(H - H_point)) * sign(H - H_point)) %>%
  mutate(col_value = ceiling(row_number() / sqrt(n_color))) %>%
  arrange(col_value, C) %>%
  group_by(setting, col_value) %>%
  mutate(row_value = row_number())

ggplot(data = compare,
       aes(x = col_value,
           y = row_value,
           fill = color_value)) +
  geom_tile() +
  coord_equal() +
  scale_fill_identity() +
  theme_void() +
  facet_grid(~setting) +
  theme(text = element_text(size = 5))
ggsave(here::here("output", "color_compare", "C_lower_samples2.jpeg"), 
       width = 2.5, height = 1.25)

## Try higher value of C ----
C_point <- 75
 
xyl <- get_xyl_data(H_point, C_point, L_point, width, n_color)

hcl <- get_hcl_data(H_point, C_point, L_point, width, n_color)

compare <- rbind(xyl[, c('H', 'C', 'L', 'x', 'y', 
                         'H_cut', 'C_cut', 'L_cut', 
                         'perpendicular_from_C_L', 'parallel_along_C_L', 
                         'perpendicular_from_C_L_cut', 'parallel_along_C_L_cut',
                         'row_value', 'col_value', 'color_value')],
                 hcl[, c('H', 'C', 'L', 'x', 'y', 
                         'H_cut', 'C_cut', 'L_cut', 
                         'perpendicular_from_C_L', 'parallel_along_C_L', 
                         'perpendicular_from_C_L_cut', 'parallel_along_C_L_cut',
                         'row_value', 'col_value', 'color_value')]) %>%
  mutate(setting = c(rep('XYL', n_color), rep('HCL', n_color)))

# C L plane
graph_C_L_by_H_comparison(compare)
ggsave(here::here("output", "color_compare", "C_higher_c_l.jpeg"), 
       width = 2.5, height = 1.75)

# H L curve
graph_H_L_by_C_comparison(compare, H_point)
ggsave(here::here("output", "color_compare", "C_higher_h_l.jpeg"), 
       width = 2.5, height = 1.25)

# H C plane
graph_x_y_by_L_comparison(compare, H_point)
ggsave(here::here("output", "color_compare", "C_higher_h_c.jpeg"), 
       width = 2.5, height = 2)

# C tangent plane
graph_parallel_perpendicular_by_L_comparison(compare)
ggsave(here::here("output", "color_compare", "C_higher_par_per.jpeg"), 
       width = 2.5, height = 2)

graph_perpendicular_L_by_parallel_comparison(compare)
ggsave(here::here("output", "color_compare", "C_higher_per_l.jpeg"), 
       width = 2.5, height = 1.75)

graph_parallel_L_by_perpendicular_comparison(compare)
ggsave(here::here("output", "color_compare", "C_higher_par_l.jpeg"), 
       width = 2.5, height = 2)

compare <- compare %>%
  group_by(setting) %>%
  arrange((180 - abs(abs(H - H_point) - 180)) * 
            sign(180 - abs(H - H_point)) * sign(H - H_point)) %>%
  mutate(col_value = ceiling(row_number() / sqrt(n_color))) %>%
  arrange(col_value, L) %>%
  group_by(setting, col_value) %>%
  mutate(row_value = row_number())

ggplot(data = compare,
       aes(x = col_value,
           y = row_value,
           fill = color_value)) +
  geom_tile() +
  coord_equal() +
  scale_fill_identity() +
  theme_void() +
  facet_grid(~setting) +
  theme(text = element_text(size = 5))
ggsave(here::here("output", "color_compare", "C_higher_samples.jpeg"), 
       width = 2.5, height = 1.25)

compare <- compare %>%
  group_by(setting) %>%
  arrange((180 - abs(abs(H - H_point) - 180)) * 
            sign(180 - abs(H - H_point)) * sign(H - H_point)) %>%
  mutate(col_value = ceiling(row_number() / sqrt(n_color))) %>%
  arrange(col_value, C) %>%
  group_by(setting, col_value) %>%
  mutate(row_value = row_number())

ggplot(data = compare,
       aes(x = col_value,
           y = row_value,
           fill = color_value)) +
  geom_tile() +
  coord_equal() +
  scale_fill_identity() +
  theme_void() +
  facet_grid(~setting) +
  theme(text = element_text(size = 5))
ggsave(here::here("output", "color_compare", "C_higher_samples2.jpeg"), 
       width = 2.5, height = 1.25)
